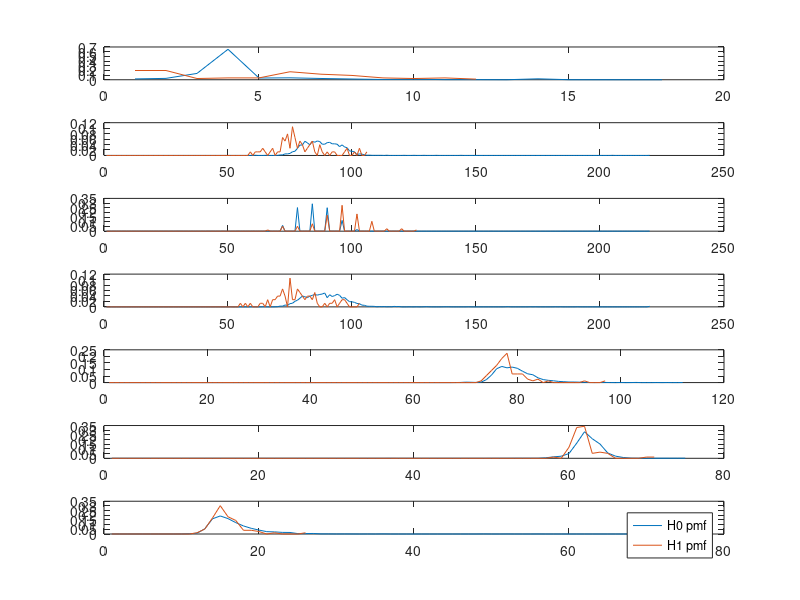
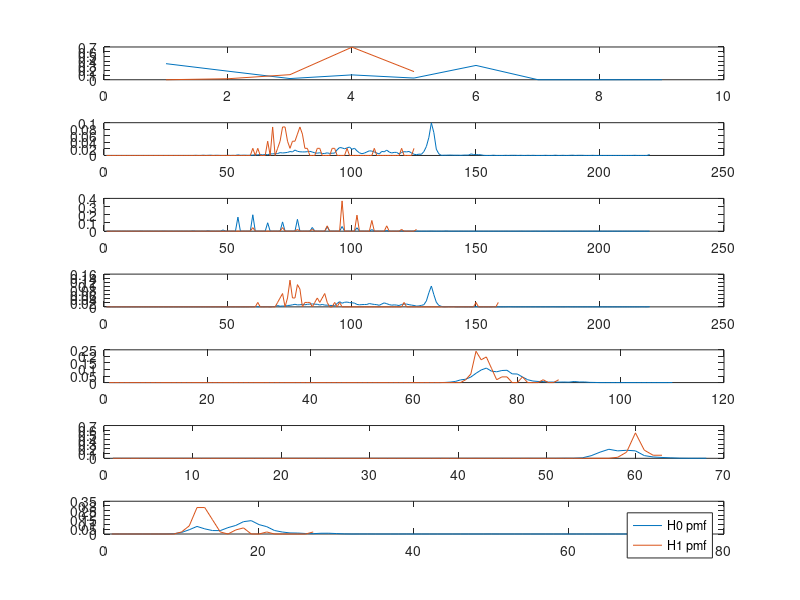
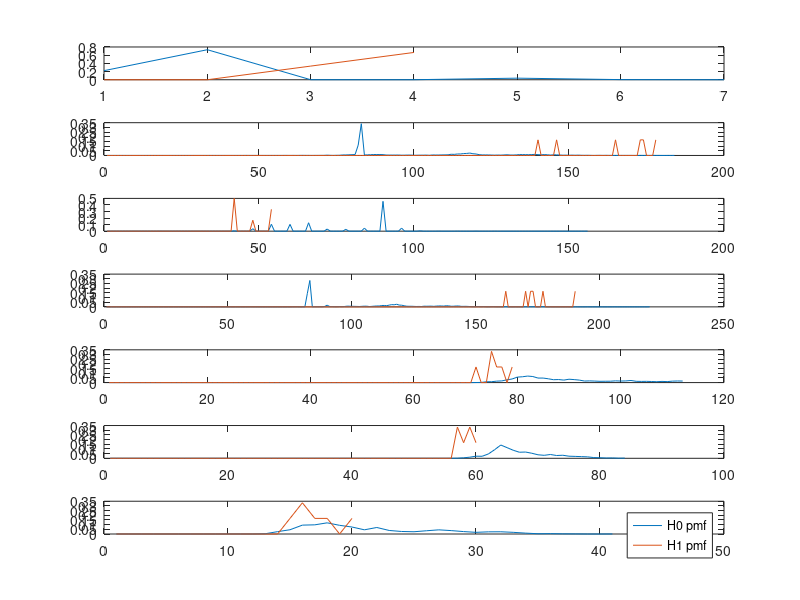
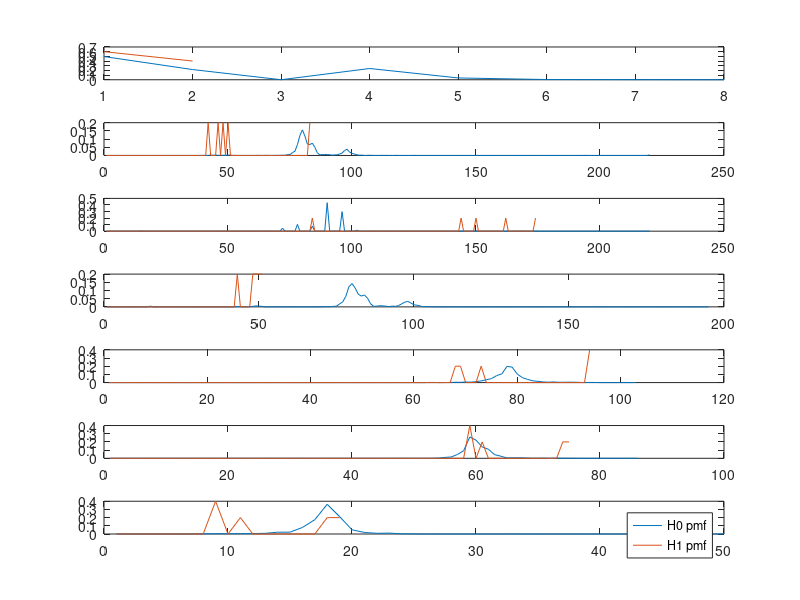

Source code (MATLAB) for these figures, in order:
close all;
clear all;

%%Task 0
%Load in data sets and make it readable.
dat1_const = load('1_a41178.mat');
dat2_const  = load('2_a42126.mat');
dat3_const = load('3_a40076.mat');
dat4_const = load('4_a40050.mat');
dat5_const = load('5_a41287.mat');
dat6_const = load('6_a41846.mat');
dat7_const = load('7_a41846.mat');
dat8_const = load('8_a42008.mat');
dat9_const = load('9_a41846.mat');

%put in array for simplification of data management
dat_array = [dat1_const, dat2_const, dat3_const, dat4_const, dat5_const, dat6_const, dat7_const, dat8_const, dat9_const];

%X_length: stores number of data points per patient for data, training,
%test
all_length = zeros(1, 9);
training_length = zeros(1,9);
testing_length = zeros(1, 9);
for k = 1:9
    %store the number of elements to perform operations with
    all_length(k) = length(dat_array(k).all_data);
    training_length(k) = floor(all_length(k) * 2/3);
    testing_length(k) = all_length(k) - training_length(k);
    dat_array(k).all_data = floor(dat_array(k).all_data);
   
end

%initialize all data sets for permuatations
for k = 1:9
    train(k).all_data = dat_array(k).all_data(:,1:training_length(k));
    train(k).all_labels = dat_array(k).all_labels(:,1:training_length(k));
    test(k).all_data = dat_array(k).all_data(:, training_length(k)+1:all_length(k));
    test(k).all_labels = dat_array(k).all_labels(:, training_length(k)+1:all_length(k));
end
for k = 1:9
   for j = 1:7
      index1 = 1;
      index0 = 1;
      for i = 1: training_length(k)
          if(train(k).all_labels(1, i) == 1)
              train(k).goldens(j, index1) = train(k).all_data(j,i);
              index1 = index1 + 1;
          end
          if(train(k).all_labels(1, i) == 0)
              train(k).nongoldens(j,index0) = train(k).all_data(j,i);
              index0 = index0 + 1;
          end
      end
   end
end
%open a result file for printing things
fid = fopen('ECE313_Final_group5', 'w');
%completed: 5:55 AM
%update: 8:08 AM
%%Task 1
%a: Calculate prior probabilities of P(H1) an dP(H0)
for k = 1:9
    prior_H1(k) = sum(train(1).all_labels)/training_length(1);
    prior_H0(k) = 1 - prior_H1(k);
end
%b: construct likelihood matrices for each of the seven features

for k = 1:9
    figure;
    for j = 1:7
        likelyH1= tabulate(train(k).goldens(j,:));
            likelyH1(:,3) = likelyH1(:,3) / 100;
        likelyH0 = tabulate(train(k).nongoldens(j,:));
            likelyH0(:,3) = likelyH0(:,3) / 100;
        subplot(7, 1, j); 
        plot(likelyH0(:,3)); 
        hold on; 
        plot(likelyH1(:,3));
    %figure out quartiles and save them
        max1 = max(likelyH1(:,1)); 
        max2 = max(likelyH0(:,1));
        max_val = max(max1,max2);
        min1 = min(likelyH1(:,1)); 
        min2 = min(likelyH0(:,1));
        min_val = min(min1,min2);
        middle = floor((max_val - min_val)/2);
        first_quarter = floor((middle - min_val)/2);
        third_quarter = floor((max_val - middle)/2);
        train(k).H1(j,1:4) = zeros();
        train(k).H0(j,1:4) = zeros();
        for i = 1:size(likelyH1) 
           if (likelyH1(i,1) < first_quarter) 
                percent = likelyH1(i,3);
                p = 1;
           elseif (likelyH1(i,1) < middle)
                percent = likelyH1(i,3);
                p = 2;
           elseif (likelyH1(i,1) < third_quarter)
                percent = likelyH1(i,3);
                p = 3;
           else
                percent = likelyH1(i,3);
                p = 4;
           end
           train(k).H1(j,p) = train(k).H1(j,p)+ percent;
        end
        
        for i = 1:size(likelyH0) 
           if (likelyH0(i,1) < first_quarter) 
                percent = likelyH0(i,3);
                p = 1;
           elseif (likelyH0(i,1) < middle)
                percent = likelyH0(i,3);
                p = 2;
           elseif (likelyH0(i,1) < third_quarter)
                percent = likelyH0(i,3);
                p = 3;
           else
                percent = likelyH0(i,3);
                p = 4;
           end
           train(k).H0(j,p) = train(k).H0(j,p)+ percent;
        end
    end
    
    legend('H0 pmf', 'H1 pmf');
    
end

%c: show results by generating a seperate figure for each patient 
%c Executed in B

%d: Calculate ML and MAP decision rule vectors
for k = 1:9
    for j = 1:7
        for p = 1:4
            if( train(k).H1(j,p) >= train(k).H0(j,p))
                train(k).ML(j,p) = 1;
            else 
                train(k).ML(j,p) = 0;
            end
            if(train(k).H1(j,p) * prior_H1 >= train(k).H0(j,p)*prior_H0)
                train(k).MAP(j,p) = 1;
            else
                train(k).MAP(j,p) = 0;
            end
        end
    end
end
%e: save the results in a 9 by 7 cell array called HT_table_array
